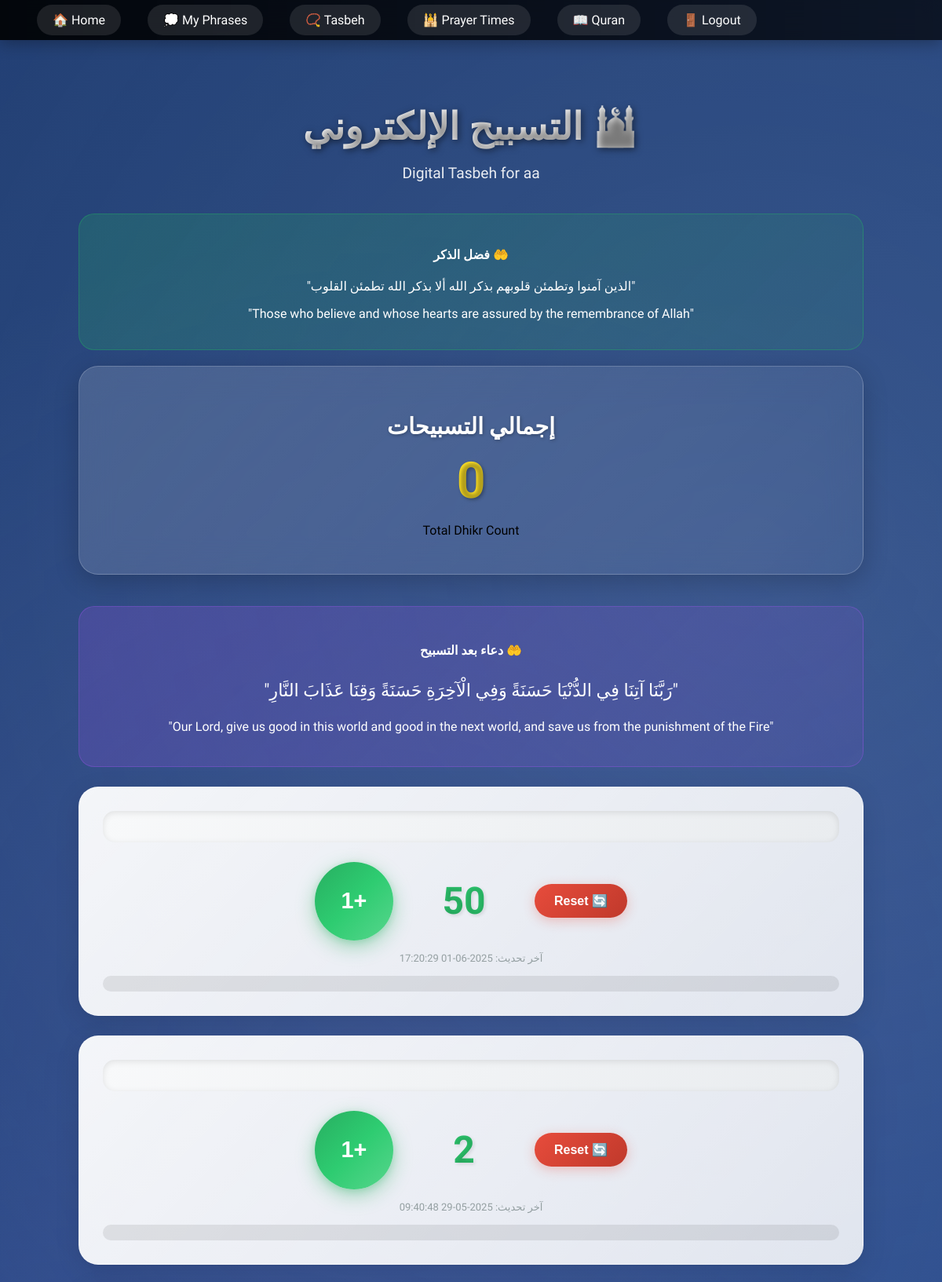
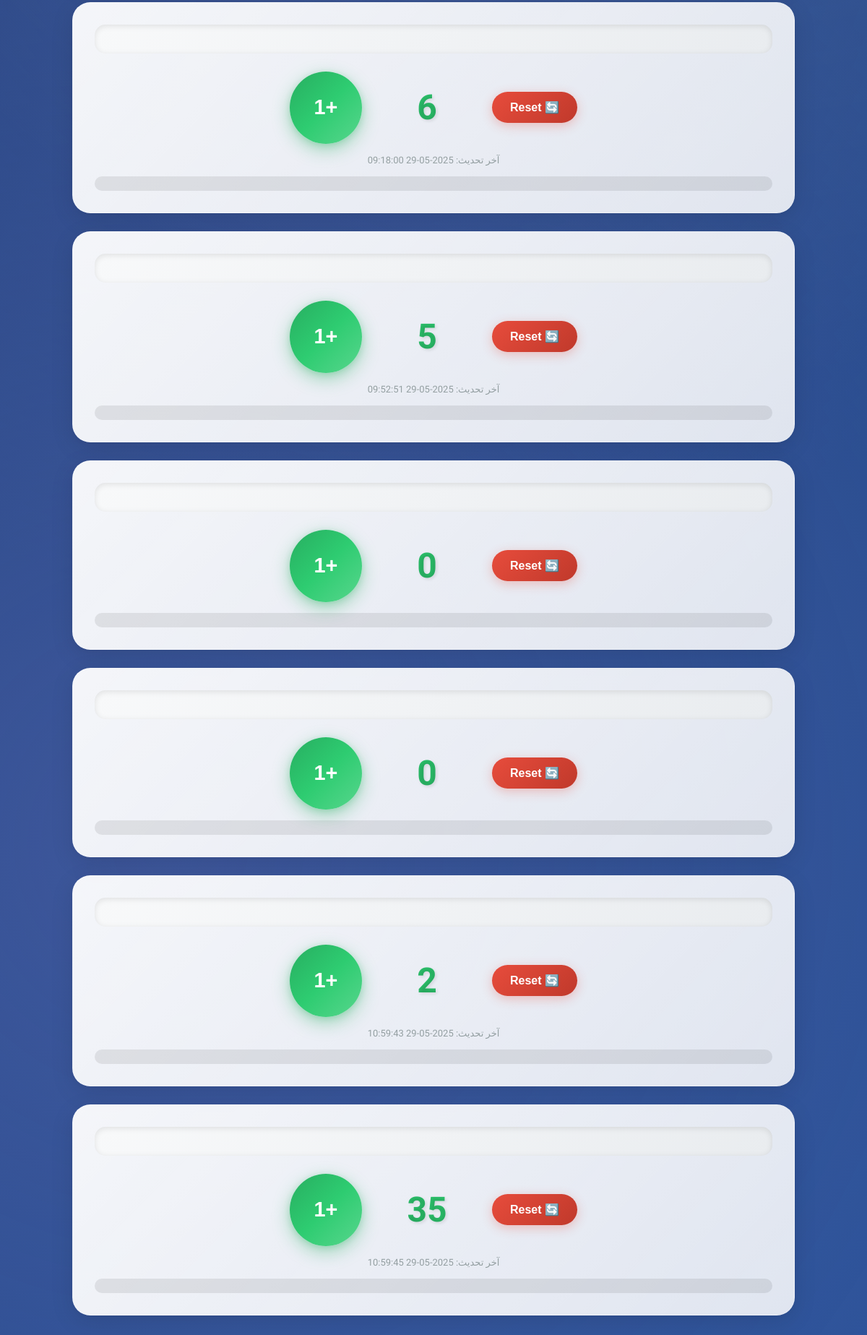
The page /tasbeh (signed in) on the database its author committed (2 pictures, top to bottom).
### tables this page shows
CREATE TABLE tasbeh_counts (
            id INTEGER PRIMARY KEY AUTOINCREMENT,
            user_id INTEGER,
            phrase TEXT NOT NULL,
            count INTEGER DEFAULT 0,
            last_updated TIMESTAMP DEFAULT CURRENT_TIMESTAMP,
            FOREIGN KEY (user_id) REFERENCES users (id),
            UNIQUE(user_id, phrase)
        );

### app.py (the view)
@app.route('/tasbeh')
def tasbeh():
    if 'user_id' not in session:
        return redirect(url_for('login'))
    conn = get_db_connection()
    cursor = conn.cursor()
    cursor.execute('''
        SELECT phrase, count, last_updated
        FROM tasbeh_counts
        WHERE user_id = ?
        ORDER BY last_updated DESC
    ''', (session['user_id'],))
    user_counts = {}
    for row in cursor.fetchall():
        user_counts[row[0]] = {'count': row[1], 'last_updated': row[2]}
    conn.close()
    phrases_data = []
    for i, phrase in enumerate(islamic_phrases):
        count_data = user_counts.get(phrase, {'count': 0, 'last_updated': None})
        phrases_data.append({
            'id': i + 1,
            'text': phrase,
            'count': count_data['count'],
            'last_updated': count_data['last_updated']
        })
    total_dhikr = sum(phrase['count'] for phrase in phrases_data)
    return render_template('tasbeh.html',
                         phrases=phrases_data,
                         username=session.get('username'),
                         total_dhikr=total_dhikr)

### app.py (called while the page is built)
def get_db_connection():
    db_path = '/app/data/app.db' if os.path.exists('/app/data') else 'app.db'
    return sqlite3.connect(db_path)

@app.context_processor
def inject_theme_settings():
    return {
        'theme_css': url_for('static', filename='css/theme.css'),
        'theme_js': url_for('static', filename='js/theme.js')
    }

### templates/tasbeh.html (shortened to what this page needs)
<!DOCTYPE html>
<html lang="ar" dir="rtl">
<head>
</head>
<body>
    <nav class="navbar" style="direction: ltr;">
        <a href="{{ url_for('home') }}">🏠 Home</a>
        <a href="{{ url_for('my_phrases') }}">💭 My Phrases</a>
        <a href="{{ url_for('tasbeh') }}">📿 Tasbeh</a>
        <a href="{{ url_for('prayer_times') }}">🕌 Prayer Times</a>
        <a href="{{ url_for('quran') }}">📖 Quran</a>
        <a href="{{ url_for('logout') }}">🚪 Logout</a>
    </nav>
    <div class="container">
        <div class="header">
            <h1>🕌 التسبيح الإلكتروني</h1>
            <p>Digital Tasbeh for {{ username }}</p>
        </div>
        <div class="islamic-reminder">
            <h4>🤲 فضل الذكر</h4>
            <p>"الذين آمنوا وتطمئن قلوبهم بذكر الله ألا بذكر الله تطمئن القلوب"</p>
            <p>"Those who believe and whose hearts are assured by the remembrance of Allah"</p>
        </div>
        <div class="total-counter">
            <h3>إجمالي التسبيحات</h3>
            <div class="total-count" id="totalCount">0</div>
            <p>Total Dhikr Count</p>
        </div>
        <div class="dua-section">
            <h4>🤲 دعاء بعد التسبيح</h4>
            <div class="dua-text">
                "رَبَّنَا آتِنَا فِي الدُّنْيَا حَسَنَةً وَفِي الْآخِرَةِ حَسَنَةً وَقِنَا عَذَابَ النَّارِ"
            </div>
            <p>"Our Lord, give us good in this world and good in the next world, and save us from the punishment of the Fire"</p>
        </div>
        {% for phrase_data in phrases %}
        <div class="phrase-container" style="animation-delay: {{ loop.index0 * 0.1 }}s">
            <div class="phrase-text">{{ phrase_data.phrase }}</div>
            <div class="counter-section">
                <button class="reset-btn" onclick="resetCount('{{ phrase_data.phrase }}', this, {{ loop.index0 }})">
                    🔄 Reset
                </button>
                <div class="count-display" id="count-{{ loop.index0 }}">
                    {{ phrase_data.count }}
                </div>
                <button class="count-btn main" onclick="incrementCount('{{ phrase_data.phrase }}', {{ loop.index0 }}, this)">
                    +1
                </button>
            </div>
            {% if phrase_data.last_updated %}
            <div class="last-updated">
                آخر تحديث: {{ phrase_data.last_updated }}
            </div>
            {% endif %}
            <div class="hadith-quote">
            </div>
        </div>
        {% endfor %}
    </div>
</body>
</html>

### rows shown on the page
tasbeh_counts: count "50", last_updated "2025-06-01 17:20:29"
tasbeh_counts: count "2", last_updated "2025-05-29 09:40:48"
tasbeh_counts: count "6", last_updated "2025-05-29 09:18:00"
tasbeh_counts: count "5", last_updated "2025-05-29 09:52:51"
tasbeh_counts: count "2", last_updated "2025-05-29 10:59:43"
tasbeh_counts: count "35", last_updated "2025-05-29 10:59:45"

### other values the page prints
{{ username }} "aa"
{{ phrase_data.count }} "0" "0"
